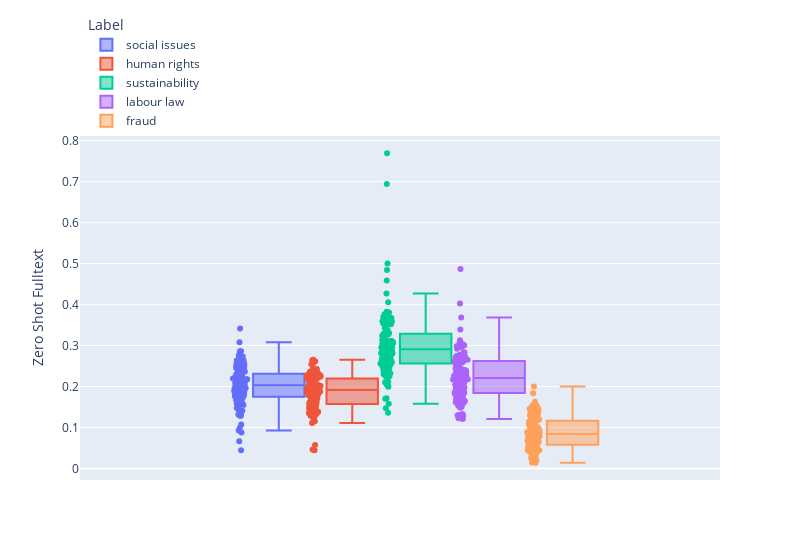

This figure's notebook cell:
### Markdown cell above
Analyse Zero Shot Learning satzweise ANOVA auf Label

### Code cell
fig = px.box(result, y="Zero Shot Fulltext", points="all", color = "Label", width=800)
fig.update_layout(legend=dict(
    yanchor="bottom",
    y=1,
    xanchor="left",
    x=0.01
))
fig.show()
